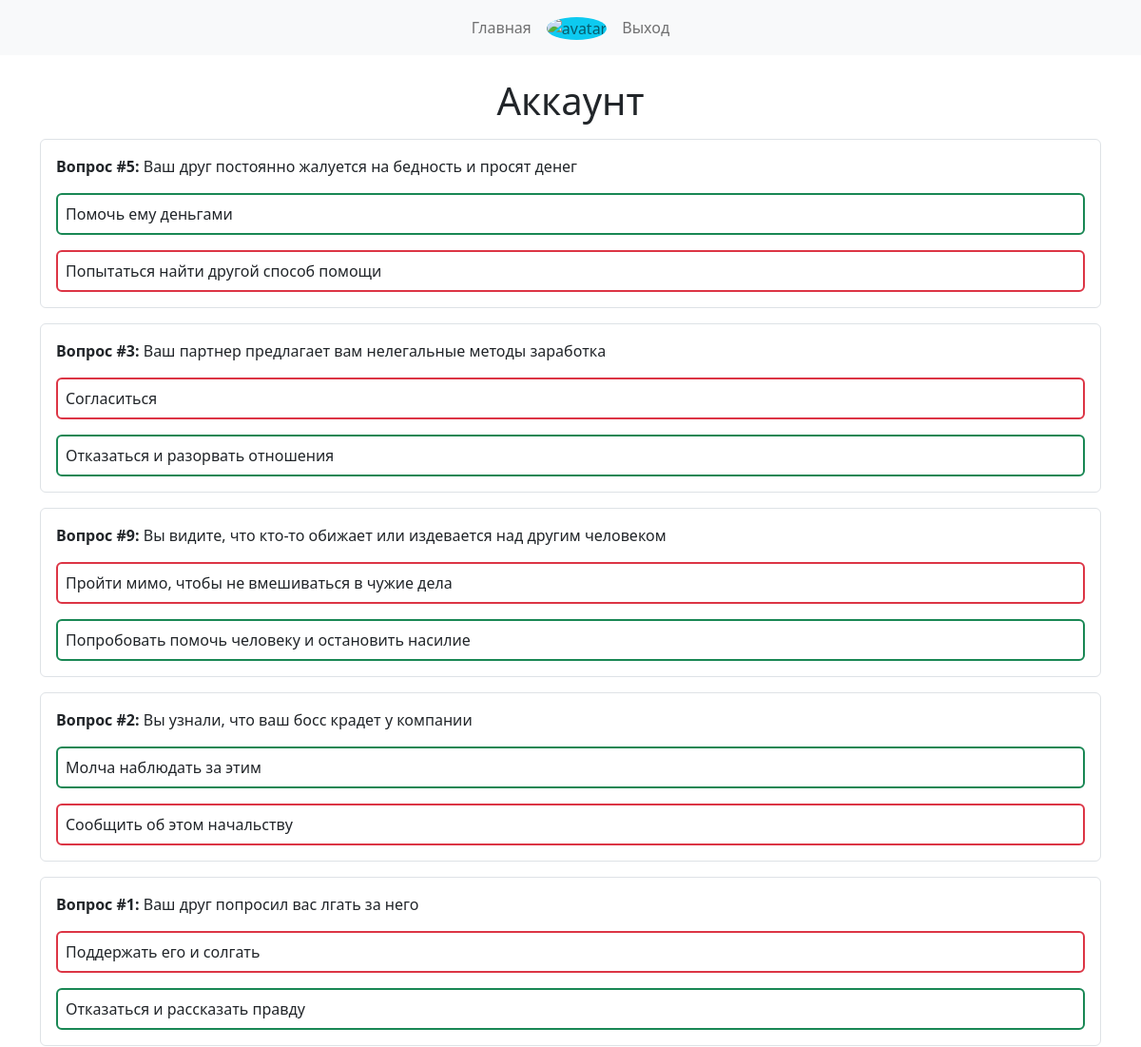
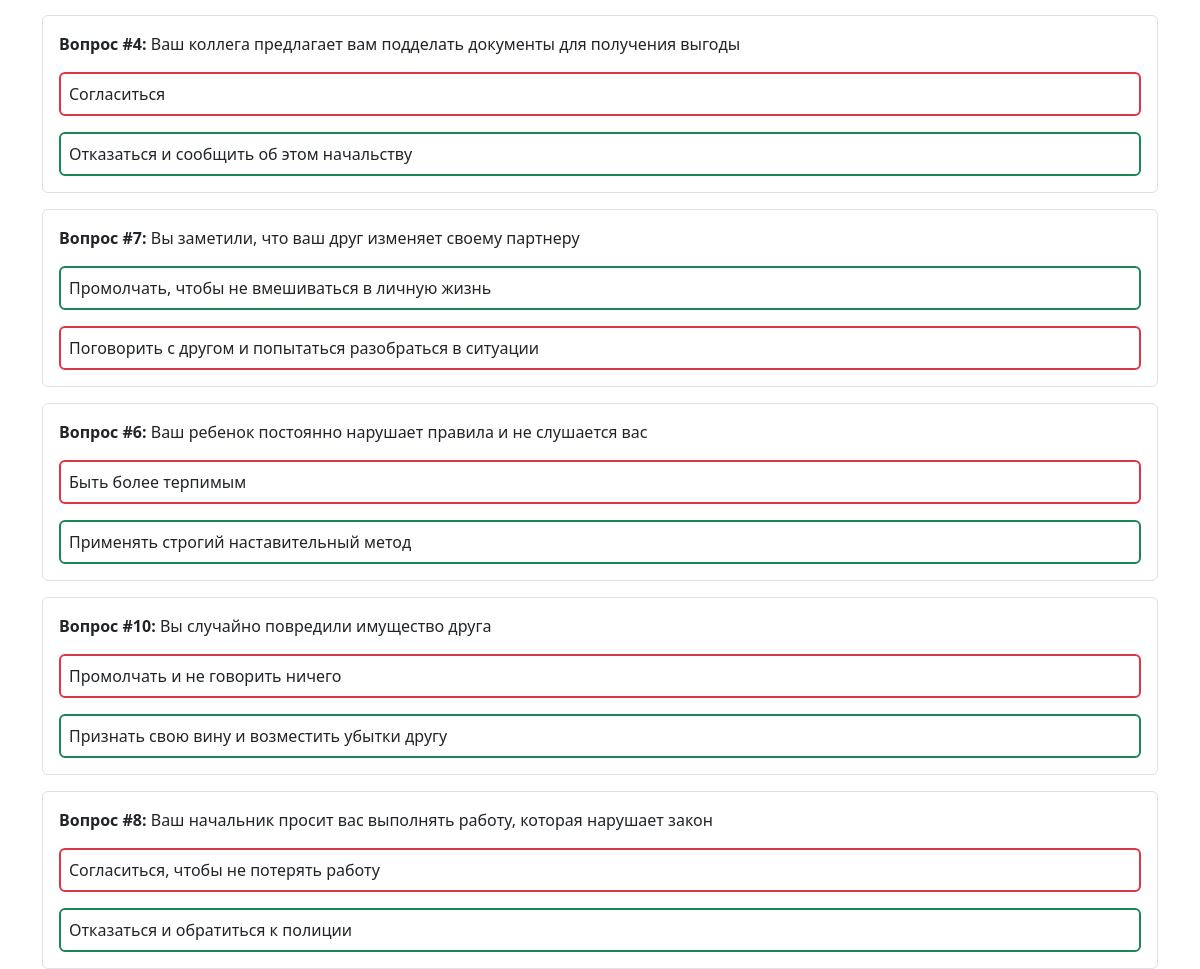
The app's page /lk (signed in) with its own data (2 pictures, top to bottom).
### data/answers.py (models this page shows)
class Answer(SqlAlchemyBase, SerializerMixin):
    __tablename__ = "answers"
    id = sqlalchemy.Column(
        sqlalchemy.Integer, primary_key=True, autoincrement=True
    )
    answer = sqlalchemy.Column(sqlalchemy.Integer, nullable=False)
    answered_date = sqlalchemy.Column(
        sqlalchemy.DateTime, default=datetime.datetime.now
    )
    user_id = sqlalchemy.Column(
        sqlalchemy.Integer,
        sqlalchemy.ForeignKey("users.id", ondelete="CASCADE"),
    )
    user = orm.relationship("User", back_populates="answers")
    question_id = sqlalchemy.Column(
        sqlalchemy.Integer,
        sqlalchemy.ForeignKey("questions.id", ondelete="CASCADE"),
    )
    question = orm.relationship("Question", back_populates="answers")

### data/questions.py (models this page shows)
class Question(SqlAlchemyBase, SerializerMixin):
    __tablename__ = "questions"
    id = sqlalchemy.Column(
        sqlalchemy.Integer, primary_key=True, autoincrement=True
    )
    text = sqlalchemy.Column(sqlalchemy.String, nullable=False)
    choice_1 = sqlalchemy.Column(sqlalchemy.String, nullable=False)
    choice_2 = sqlalchemy.Column(sqlalchemy.String, nullable=False)
    created_date = sqlalchemy.Column(
        sqlalchemy.DateTime, default=datetime.datetime.now
    )
    comments = orm.relationship(
        "Comment", back_populates="question", cascade="all, delete"
    )
    answers = orm.relationship(
        "Answer", back_populates="question", cascade="all, delete"
    )

### server.py (the view)
@app.route("/lk")
@login_required
def lk():
    db_sess = db_session.create_session()
    answers = (
        db_sess.query(Answer).filter(Answer.user_id == current_user.id).all()
    )
    return render_template(
        "lk.html",
        title="Аккаунт",
        answers=answers,
        user_avatar=url_for(
            "static", filename=f"avatars/{current_user.id}.png"
        ),
    )

### data/db_session.py (called while the page is built)
def create_session() -> Session:
    global __factory
    return __factory()

### server.py (called while the page is built)
@login_manager.user_loader
def load_user(user_id):
    db_sess = db_session.create_session()
    return db_sess.query(User).get(user_id)

### templates/lk.html
{% extends "base.html" %} {% block main %}
<h1 class="text-center">Аккаунт</h1>
{% for answer in answers %}
<div class="border rounded p-3 mt-3">
  <a href="/{{answer.question_id}}/{{answer.answer}}/res" class="text-decoration-none text-dark">
    <p>
      <span class="fw-bold">Вопрос #{{answer.question.id}}:</span>
      {{answer.question.text}}
    </p>
    <p
      class="border border-2 rounded p-2 {% if answer.answer == 1 %}border-success{% else %}border-danger{% endif %}"
    >
      {{answer.question.choice_1}}
    </p>
    <p
      class="border border-2 rounded p-2 mb-0 {% if answer.answer == 2 %}border-success{% else %}border-danger{% endif %}"
    >
      {{answer.question.choice_2}}
    </p>
  </a>
</div>
{% endfor %} {% endblock %}

### records on screen
Answer: question.id "5", question.text "Ваш друг постоянно жалуется на бедность и просят денег", question.choice_1 "Помочь ему деньгами", question.choice_2 "Попытаться найти другой способ помощи"
Answer: question.id "3", question.text "Ваш партнер предлагает вам нелегальные методы заработка", question.choice_1 "Согласиться", question.choice_2 "Отказаться и разорвать отношения"
Answer: question.id "9", question.text "Вы видите, что кто-то обижает или издевается над другим человеком", question.choice_1 "Пройти мимо, чтобы не вмешиваться в чужие дела", question.choice_2 "Попробовать помочь человеку и остановить насилие"
Answer: question.id "2", question.text "Вы узнали, что ваш босс крадет у компании", question.choice_1 "Молча наблюдать за этим", question.choice_2 "Сообщить об этом начальству"
Answer: question.id "1", question.text "Ваш друг попросил вас лгать за него", question.choice_1 "Поддержать его и солгать", question.choice_2 "Отказаться и рассказать правду"
Answer: question.id "4", question.text "Ваш коллега предлагает вам подделать документы для получения выгоды", question.choice_1 "Согласиться", question.choice_2 "Отказаться и сообщить об этом начальству"
Answer: question.id "7", question.text "Вы заметили, что ваш друг изменяет своему партнеру", question.choice_1 "Промолчать, чтобы не вмешиваться в личную жизнь", question.choice_2 "Поговорить с другом и попытаться разобраться в ситуации"
Answer: question.id "6", question.text "Ваш ребенок постоянно нарушает правила и не слушается вас", question.choice_1 "Быть более терпимым", question.choice_2 "Применять строгий наставительный метод"
Answer: question.id "10", question.text "Вы случайно повредили имущество друга", question.choice_1 "Промолчать и не говорить ничего", question.choice_2 "Признать свою вину и возместить убытки другу"
Answer: question.id "8", question.text "Ваш начальник просит вас выполнять работу, которая нарушает закон", question.choice_1 "Согласиться, чтобы не потерять работу", question.choice_2 "Отказаться и обратиться к полиции"
